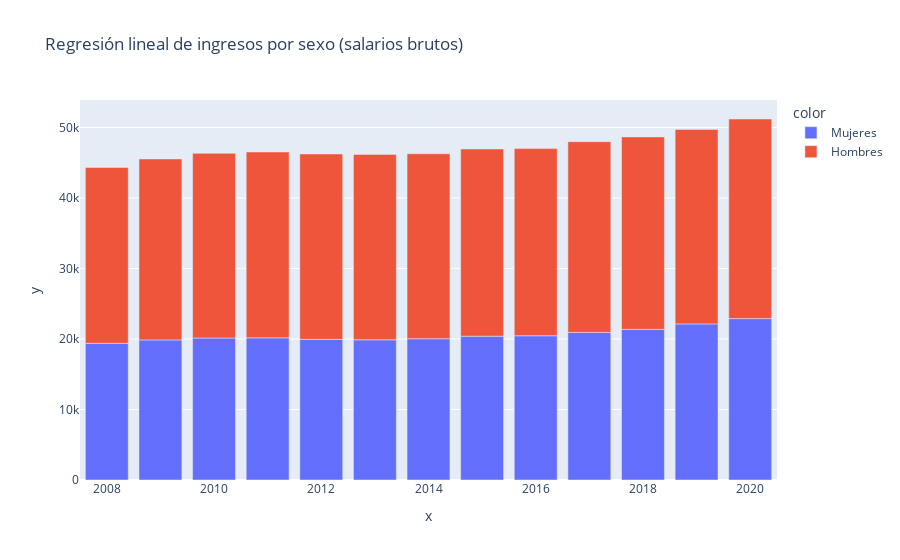

Source (notebook cell):
### Code cell
fig = px.bar(df_sexos, x=df_sexos[df_sexos['Nacionalidad'] == 'Española']['Periodo'], y=df_sexos[df_sexos['Nacionalidad'] == 'Española']['Total'], color=df_sexos[df_sexos['Nacionalidad'] == 'Española']['Sexo'], title = "Regresión lineal de ingresos por sexo (salarios brutos)")
# fig.update_traces(selector=dict(mode='markers'), visible = False, )
fig.show()

### Figure 1 — Plotly figure (JSON) as saved in the notebook; plotly's stock layout.template omitted (floating-point values rounded to 4 significant figures)
{"data": [{"alignmentgroup": "True", "hovertemplate": "color=Mujeres<br>x=%{x}<br>y=%{y}<extra></extra>", "legendgroup": "Mujeres", "marker": {"color": "#636efa", "pattern": {"shape": ""}}, "name": "Mujeres", "offsetgroup": "Mujeres", "orientation": "v", "showlegend": true, "textposition": "auto", "type": "bar", "x": [2020, 2019, 2018, 2017, 2016, 2015, 2014, 2013, 2012, 2011, 2010, 2009, 2008], "xaxis": "x", "y": [22890.0, 22140.0, 21370.0, 20930.0, 20460.0, 20400.0, 20040.0, 19890.0, 19950.0, 20170.0, 20140.0, 19870.0, 19380.0], "yaxis": "y"}, {"alignmentgroup": "True", "hovertemplate": "color=Hombres<br>x=%{x}<br>y=%{y}<extra></extra>", "legendgroup": "Hombres", "marker": {"color": "#EF553B", "pattern": {"shape": ""}}, "name": "Hombres", "offsetgroup": "Hombres", "orientation": "v", "showlegend": true, "textposition": "auto", "type": "bar", "x": [2020, 2019, 2018, 2017, 2016, 2015, 2014, 2013, 2012, 2011, 2010, 2009, 2008], "xaxis": "x", "y": [28310.0, 27590.0, 27300.0, 27060.0, 26550.0, 26560.0, 26230.0, 26300.0, 26300.0, 26360.0, 26200.0, 25670.0, 24940.0], "yaxis": "y"}], "layout": {"barmode": "relative", "legend": {"title": {"text": "color"}, "tracegroupgap": 0}, "title": {"text": "Regresión lineal de ingresos por sexo (salarios brutos)"}, "xaxis": {"anchor": "y", "domain": [0, 1], "title": {"text": "x"}}, "yaxis": {"anchor": "x", "domain": [0, 1], "title": {"text": "y"}}}}
